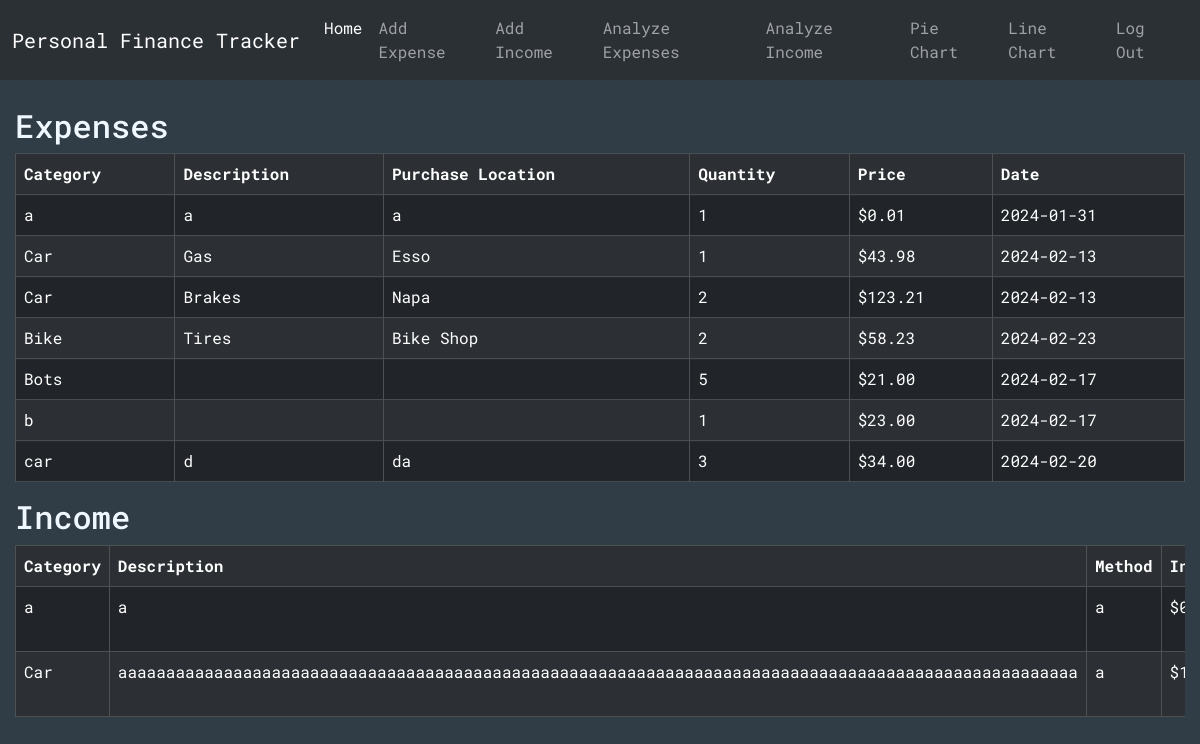
Before: / (signed in) with the older database file.
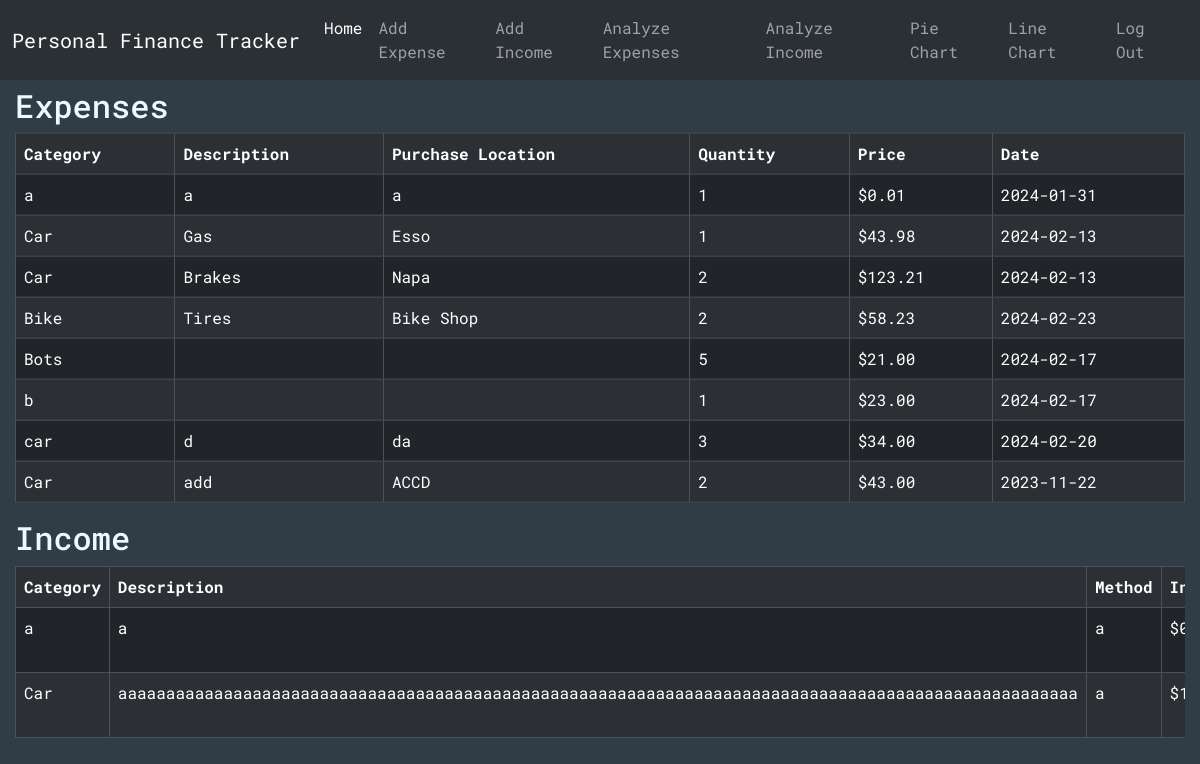
After: the same page with the newer database file.
### tables this page shows
CREATE TABLE expenses (id INTEGER PRIMARY KEY, user_id INTEGER NOT NULL, category TEXT, description TEXT, purchaseLocation TEXT, quantity INTEGER NOT NULL, price NUMERIC NOT NULL, date TEXT NOT NULL, FOREIGN KEY (user_id) REFERENCES users(id));

CREATE TABLE incomes (id INTEGER PRIMARY KEY, user_id INTEGER NOT NULL, category TEXT, description TEXT, method TEXT, income NUMERIC NOT NULL, date TEXT NOT NULL, FOREIGN KEY (user_id) REFERENCES users(id));

### app.py (the view)
@app.route("/")
@login_required
def index():
    conn = get_db_connection()
    exps = conn.execute("SELECT * FROM expenses WHERE user_id = ?", (session["user_id"],)).fetchall()
    inc = conn.execute("SELECT * FROM incomes WHERE user_id = ?", (session["user_id"],)).fetchall()
    conn.close()
    return render_template("index.html", expenses=exps, incomes=inc)

### helpers.py (called while the page is built)
def login_required(f):
    @wraps(f)
    def decorated_function(*args, **kwargs):
        if session.get("user_id") is None:
            return redirect("/login")
        return f(*args, **kwargs)
    return decorated_function

def get_db_connection():
    conn = sqlite3.connect('database.db')
    conn.row_factory = sqlite3.Row
    return conn

### templates/index.html (shortened to what this page needs)
{% extends "layout.html" %} {% block title %}Main{% endblock %}
{% block body %}
<div class="cont center">
  {% if expenses -%}
  <div>
    <h2>Expenses</h2>
    <div class="table-responsive">
      <table class="table table-dark table-striped table-bordered table-hover">
        <tr>
          <th scope="col">Category</th>
          <th scope="col">Description</th>
          <th scope="col">Purchase Location</th>
          <th scope="col">Quantity</th>
          <th scope="col">Price</th>
          <th scope="col">Date</th>
        </tr>
        {% for expense in expenses %}
        <tr>
          <td>{{ expense["category"] }}</td>
          <td>{{ expense["description"] }}</td>
          <td>{{ expense["purchaseLocation"] }}</td>
          <td>{{ expense["quantity"] }}</td>
          <td>{{ "$%.2f"| format(expense["price"]) }}</td>
          <td>{{ expense["date"] }}</td>
        </tr>
        {% endfor %}
      </table>
    </div>
  </div>
  {% else -%}
  <p>
    You have no expenses to display here. To add an expense go
    <a href="/add-expense">here</a>. In the future, use the links in the
    navigation bar on the top!
  </p>
  {% endif %}
  {% if incomes -%}
  <div>
    <h2>Income</h2>
    <div class="table-responsive">
      <table class="table table-dark table-striped table-bordered table-hover">
        <tr>
          <th scope="col">Category</th>
          <th scope="col">Description</th>
          <th scope="col">Method</th>
          <th scope="col">Income</th>
        </tr>
        {% for income in incomes %}
        <tr>
          <td>{{ income["category"] }}</td>
          <td>{{ income["description"] }}</td>
          <td>{{ income["method"] }}</td>
          <td>{{ "$%.2f"| format(income["income"]) }}</td>
        </tr>
        {% endfor %}
      </table>
    </div>
  </div>
  {% else -%}
  <p>
    You have no income to display here. To add income go
    <a href="/add-income">here</a>. In the future, use the links in the
    navigation bar on the top!
  </p>
  {% endif %}
</div>
{%endblock %}

### templates/layout.html (shortened to what this page needs)
{% include "base.html" %}
<nav class="navbar navbar-expand-lg bg-body-tertiary" data-bs-theme="dark">
  <div class="container-fluid">
    <a class="navbar-brand" href="/">Personal Finance Tracker</a>
    <div class="collapse navbar-collapse" id="navbarSupportedContent">
      <ul class="navbar-nav">
        <li class="nav-item">
          <a class="nav-link active" aria-current="page" href="/">Home</a>
        </li>
        <li class="nav-item">
          <a class="nav-link" href="/add-expense">Add Expense</a>
        </li>
        <li class="nav-item">
          <a class="nav-link" href="/add-income">Add Income</a>
        </li>
        <li class="nav-item">
          <a class="nav-link" href="/analyzeExpenses">Analyze Expenses</a>
        </li>
        <li class="nav-item">
          <a class="nav-link" href="/analyzeIncome">Analyze Income</a>
        </li>
        <li class="nav-item">
          <a class="nav-link" href="/pieChart">Pie Chart</a>
        </li>
        <li class="nav-item">
          <a class="nav-link" href="/lineChart">Line Chart</a>
        </li>
      </ul>
    </div>
    <div class="navbar-nav flex-end">
      <a class="nav-link" href="/login">Log Out</a>
    </div>
  </div>
</nav>
{% block body %}{% endblock %}

### templates/base.html (shortened to what this page needs)
<!DOCTYPE html>
<html lang="en">
  <head>
    <link rel="stylesheet" href="../static/styles/CSS.css" />
    <link
      href="https://cdn.jsdelivr.net/npm/bootstrap@5.3.2/dist/css/bootstrap.min.css"
      rel="stylesheet"
    />
  </head>
  <body id="body">
  </body>
</html>

### static/styles/CSS.css (style rules this page uses)
.cont { display: flex; justify-content: center; padding: 15px; flex-direction: column; color: aliceblue; max-width: 100vw; }
.center { margin: 0; margin-top: 20px; position: absolute; top: 50%; left: 50%; -ms-transform: translate(-50%, -50%); transform: translate(-50%, -50%); }
#body { background-color: rgb(48, 60, 70); font-family: "Roboto Mono", monospace; color: aliceblue; }

Changed rows visible on the page:
added expenses: category "Car", description "add", purchaseLocation "ACCD", quantity "2", price "$43.00", date "2023-11-22"
